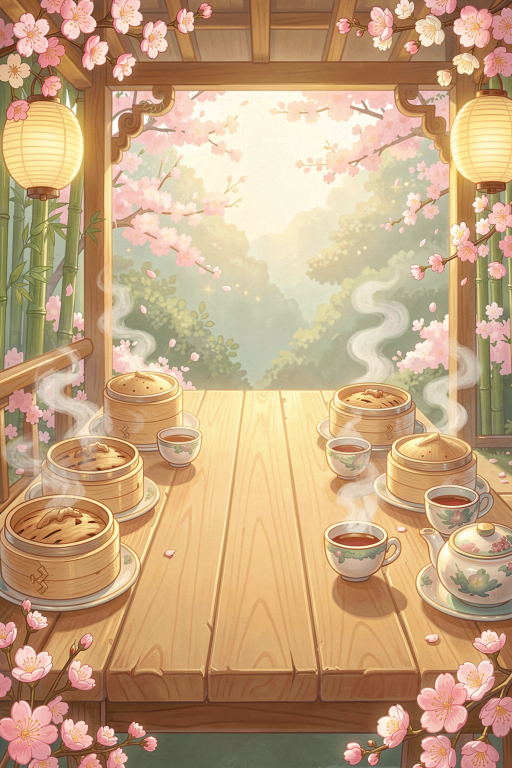
#> input picture assets/generated/backgrounds/world1_teahouse_bg.png, 1024 x 1536 px (shown at 1/2 size)
$ python -i generate_art.py   (imports and definitions only)
#> lines starting #> are read from the running program, lines starting #| are printed output that depends on the picture
#!/usr/bin/env python3
"""Dumpling Rings - generated art pipeline.

Re-runnable: jobs whose output file already exists are skipped (use --force or
--only <id> to regenerate). Every job is recorded in assets/generated/manifest.json.

Usage:
    export IMAGE_API_KEY=...        # never commit the key
    python3 tools/asset_generate/generate_art.py            # run all pending jobs
    python3 tools/asset_generate/generate_art.py --only world1_teahouse_bg --seed 42 --force
    python3 tools/asset_generate/generate_art.py --group A  # only group A jobs
    python3 tools/asset_generate/generate_art.py --list
"""
import argparse
import base64
import datetime as dt
import json
import os
import sys
import time
from pathlib import Path

import requests
from PIL import Image, ImageFilter

ROOT = Path(__file__).resolve().parents[2]
OUT = ROOT / "assets" / "generated"
MANIFEST = OUT / "manifest.json"
API_URL = os.environ.get("IMAGE_API_URL", "https://llm.rotz.ai/v1/images/generations")

STYLE = (
    "hand-painted cozy mobile game illustration, warm soft cinematic lighting, gentle bloom, "
    "subtle depth of field, chibi kawaii proportions, smooth painterly shading, rich saturated but "
    "soft colors, high detail, no text, no watermark, no letters, no logo, no humans, no people, "
    "no signboards with writing, plain blank lanterns"
)
NEGATIVE = (
    "text, letters, watermark, signature, photo-realistic, 3D render look, harsh black outlines, "
    "grid, checkerboard, clutter, dark gritty, horror, humans"
)

W1 = ("honey wood, bamboo green, cream, sakura pink and morning gold palette, cherry blossoms, "
      "bamboo steamers with soft steam, teacups, unlit paper lanterns, morning sun")
W2 = ("indigo dusk, amber lantern glow, red, gold and soft mist palette, glowing paper lanterns, "
      "night market food stalls, warm reflections, bokeh")
W3 = ("moon blue, jade green, lavender, snow white and gold palette, mountain temple kitchen, "
      "moonlight, soft clouds, jade ornaments, winter blossoms, magical glowing steam")

BG_RULE = ("wide empty plain wooden table surface filling the center of the frame, completely clear "
           "and uncluttered center, soft low-contrast muted center, decorative elements only along the "
           "edges and corners, no objects in the middle, no characters, ")

CHAPTERS = [
    (1, 1, "Welcome, First Steam", "a cute smiling bao dumpling character lifting the lid of a bamboo steamer on a teahouse veranda, first puff of soft steam, morning sun"),
    (2, 1, "Bamboo Garden", "cute bao dumpling and a chibi tanuki in a bamboo garden with stone lanterns and a koi pond, dappled morning light"),
    (3, 1, "Tea Set", "chibi rabbit in a kimono pouring tea from a green floral teapot for a cute dumpling character, tea set on a low wooden table, sakura branch"),
    (4, 1, "Blossom Festival", "cherry blossom festival at a teahouse, cute dumpling characters and a chibi fox in pink kimono under falling petals, unlit paper lanterns"),
    (5, 1, "Master of the Teahouse", "elegant chibi crane bird animal character wearing a kimono, presenting a tower of bamboo steamers to a crowd of happy cute dumplings, teahouse interior, golden morning light"),
    (6, 2, "First Lanterns", "cute bao dumpling character hanging the first glowing paper lantern at dusk in an empty quiet night market street, indigo sky, amber glow"),
    (7, 2, "Colourful Stalls", "row of colourful night market food stalls with red and blue awnings, cute dumpling characters and a chibi red panda animal shopping, blank awnings with no writing, glowing lanterns"),
    (8, 2, "Busy Alleys", "busy lantern-lit night market alley, crowd made only of cute dumpling characters and chibi cat and panda animals carrying food, blank lanterns, bokeh lights, mist"),
    (9, 2, "Festival Night", "night market festival with hanging lantern strings, drums and fireworks, cute dumpling characters dancing with a chibi fox animal, crowd of only dumplings and animals, deep indigo sky"),
    (10, 2, "Chef of the Market", "proud chibi dragon chef in an apron at a glowing night market stall serving steaming dumplings to a crowd of cute dumpling characters, amber and gold"),
    (11, 3, "Mountain Path", "cute bao dumpling character and a chibi rabbit walking a winding moonlit mountain path with stone steps, soft clouds, jade pines, lavender sky"),
    (12, 3, "Jade Kitchen", "mountain temple kitchen with jade ornaments, only cute dumpling characters and a chibi cat animal cooking with glowing magical steam, moonlight through the window"),
    (13, 3, "Moon Bridge", "arched stone bridge under a huge full moon above clouds, cute dumpling characters and a chibi cloud dragon crossing, snow white and jade"),
    (14, 3, "Star Steam", "cute dumpling characters releasing sparkling star-filled magical steam into a night sky from a bamboo steamer on an open mountain peak under the stars, lavender and gold"),
    (15, 3, "The Great Dumpling Feast", "grand moonlit feast on a mountain temple terrace, long table full of dumplings and tea, all the chibi animal friends and cute dumpling characters celebrating, jade and gold lanterns"),
]

MATERIALS = [
    ("mat_sesame_dough", "flat continuous pale golden steamed bread dough surface, smooth matte crust with scattered black and white sesame seeds, one single surface, no individual buns, no circles, close-up macro of one flat crust"),
    ("mat_matcha", "fine matcha green tea powder dusted surface, soft velvety mint-green, subtle grain"),
    ("mat_beet_pink", "flat continuous smooth soft beet pink dough surface, gentle soft creases and light flour dust, one single surface, no individual dumplings"),
    ("mat_ube_purple", "smooth soft ube purple yam dough surface, subtle swirl, gentle lavender highlights"),
    ("mat_gold", "polished warm gold metal surface with faint flowing embossed cloud swirls, continuous brushed metal, even lighting across the whole image, no tiles, no grid, no panels, no seams"),
    ("mat_bamboo", "woven bamboo basket strips, natural light tan bamboo, tight weave"),
]


def job(id, file, prompt, size, group, world=0, model="klein", seed=None, post=None, negative=NEGATIVE):
    return dict(id=id, file=file, prompt=prompt, size=size, group=group, world=world,
                model=model, seed=seed, post=post, negative=negative)


# [54 lines left out: function build_jobs, not called in this run]


# ---------------------------------------------------------------- post-processing

def make_seamless(path: Path, blend=0.18):
    """Mirror-blend edges so the tile wraps. Offsets the image by half, then
    cross-fades the original over the seams with a smooth ramp."""
#> called with blend = 0.18
    im = Image.open(path).convert("RGB")
#> im is the input picture: PIL image 1024x1536 RGB; mean R, G, B 197.3, 164.2, 127.5
    w, h = im.size
#> w = 1024; h = 1536
    # roll by half so seams are in the middle
    rolled = Image.new("RGB", (w, h))
#> rolled: PIL image 1024x1536 RGB; every value is 0
    rolled.paste(im.crop((w // 2, 0, w, h)), (0, 0))
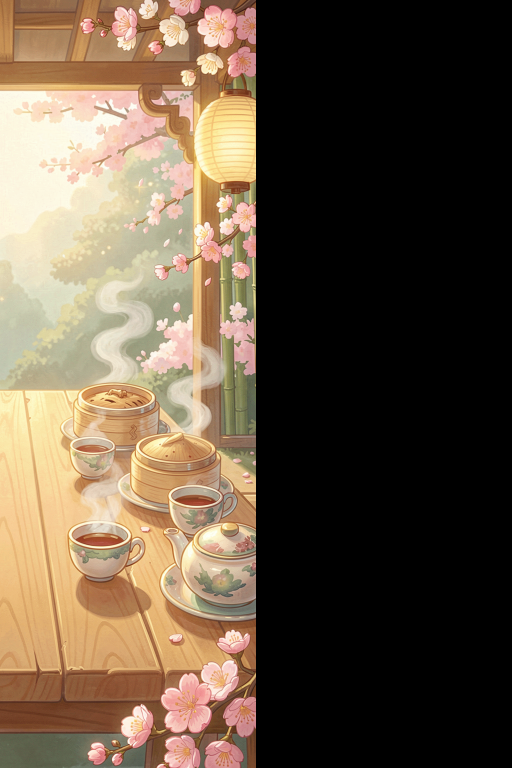
#> rolled: PIL image 1024x1536 RGB (shown at 1/2 size); mean R, G, B 100.5, 84.6, 66.6
    rolled.paste(im.crop((0, 0, w // 2, h)), (w // 2, 0))
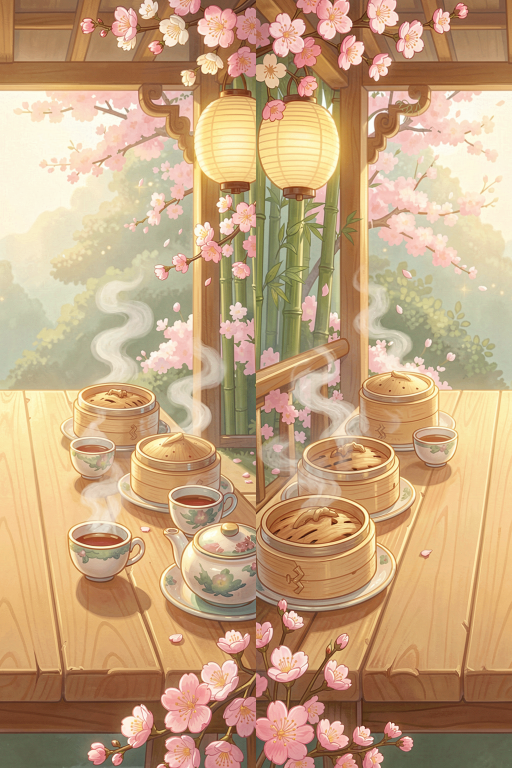
#> rolled: PIL image 1024x1536 RGB (shown at 1/2 size); mean R, G, B 197.3, 164.2, 127.5
    r2 = Image.new("RGB", (w, h))
    r2.paste(rolled.crop((0, h // 2, w, h)), (0, 0))
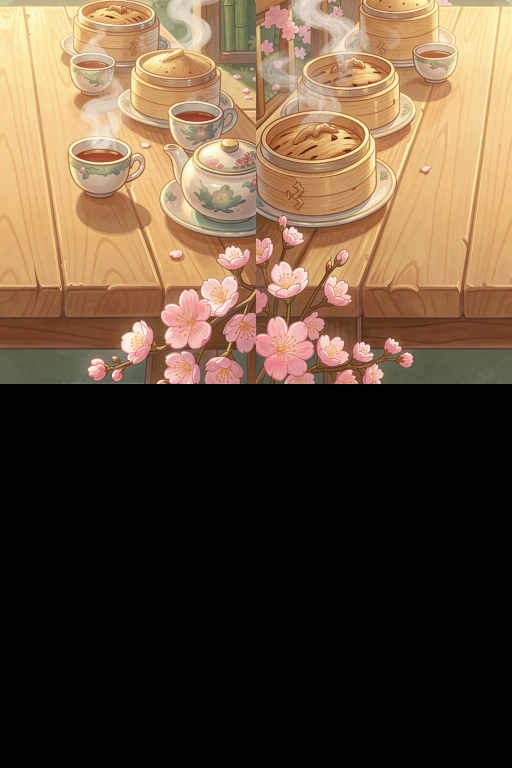
#> r2: PIL image 1024x1536 RGB (shown at 1/2 size); mean R, G, B 96.2, 75.8, 55.9
    r2.paste(rolled.crop((0, 0, w, h // 2)), (0, h // 2))
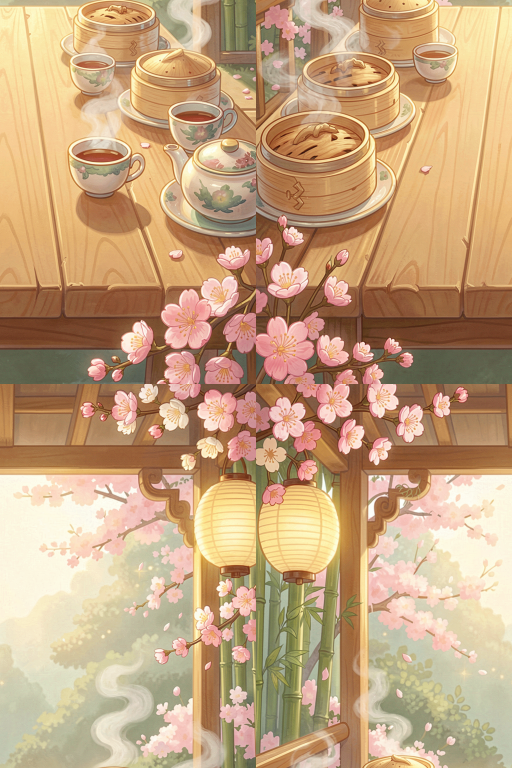
#> r2: PIL image 1024x1536 RGB (shown at 1/2 size); mean R, G, B 197.3, 164.2, 127.5
    # mask: 1 at center cross (seams), 0 elsewhere, smooth ramp
    bw, bh = int(w * blend), int(h * blend)
#> bw = 184; bh = 276
    mask = Image.new("L", (w, h), 0)
#> mask: PIL image 1024x1536 L; every value is 0
    px = mask.load()
    for y in range(h):
        dy = abs(y - h / 2)
        fy = max(0.0, 1 - dy / bh)
        for x in range(w):
            dx = abs(x - w / 2)
            fx = max(0.0, 1 - dx / bw)
            f = max(fx, fy)
            f = f * f * (3 - 2 * f)
            px[x, y] = int(255 * f)
    mask = mask.filter(ImageFilter.GaussianBlur(4))
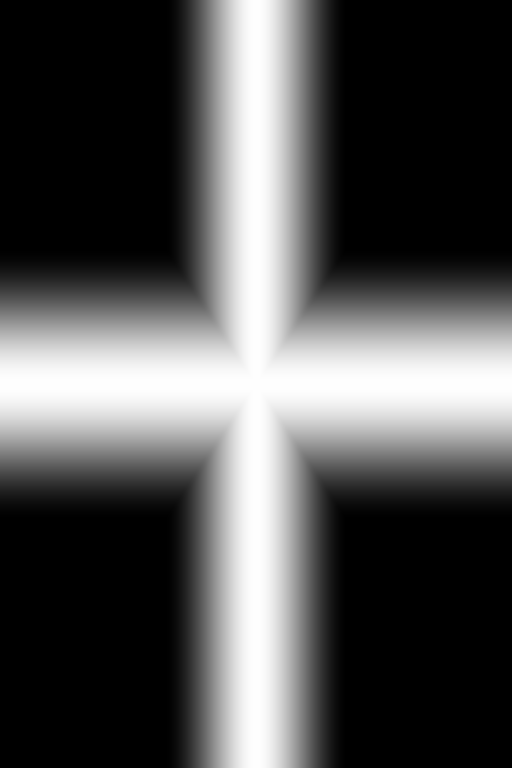
#> mask: PIL image 1024x1536 L (shown at 1/2 size); min 0, max 254, mean 81.5
    out = Image.composite(im, r2, mask)
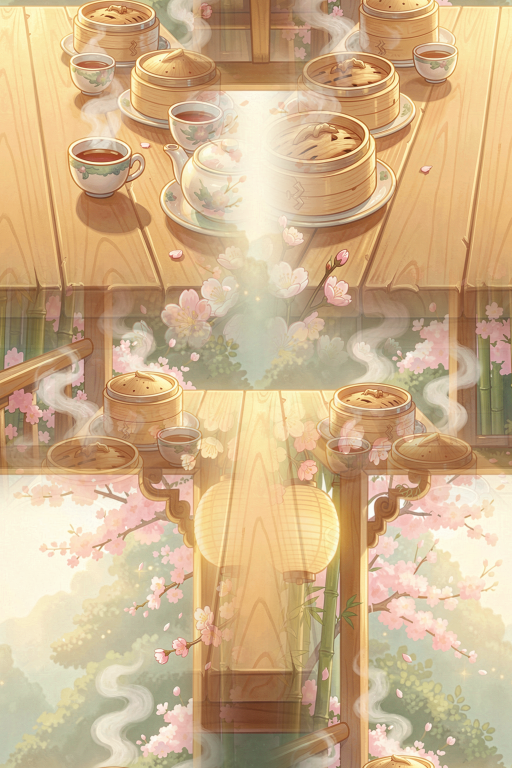
#> out: PIL image 1024x1536 RGB (shown at 1/2 size); mean R, G, B 207.1, 177.8, 138.7
    # roll back so the result keeps original layout (seams now at edges blended)
    out.save(path)


# [44 lines left out: function key_white, not called in this run]


POST = {"seamless": make_seamless, "key_white": key_white}


# ---------------------------------------------------------------- api

# [23 lines left out: functions generate, load_manifest, not called in this run]


def save_manifest(m):
    MANIFEST.write_text(json.dumps(m, indent=2))


# [61 lines left out: functions record, main, not called in this run]


# [2 lines not run here, left out]

>>> result = make_seamless('../../assets/generated/backgrounds/world1_teahouse_bg.png')
